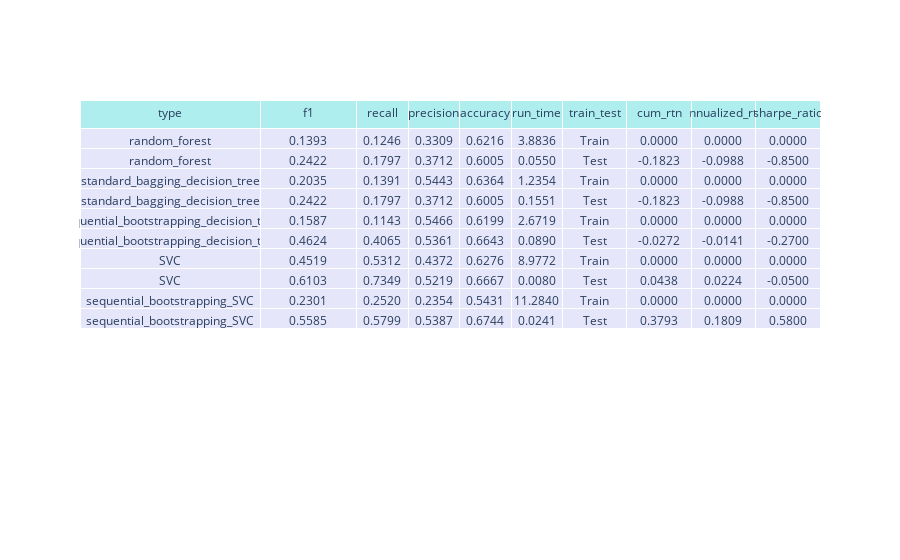

Write notebook code for a chart like this one.
### Code cell
import plotly.graph_objects as go

fig = go.Figure(data=[go.Table(
    columnwidth = [280,150,80,80,80,80,100],
    header=dict(values=list(model_metrics_tbl.columns),
                fill_color='paleturquoise',
                align='center'),
    cells=dict(values=model_metrics_tbl.transpose().values.tolist(),
               fill_color='lavender',
               align='center',
               format=['', '.4f', '.4f','.4f','.4f','.4f','','.4f','.4f']
               )),
])              

fig.show()

### Figure 1 — Plotly figure (JSON) as saved in the notebook; plotly's stock layout.template omitted (floating-point values rounded to 4 significant figures)
{"data": [{"cells": {"align": "center", "fill": {"color": "lavender"}, "format": ["", ".4f", ".4f", ".4f", ".4f", ".4f", "", ".4f", ".4f"], "values": [["random_forest", "random_forest", "standard_bagging_decision_tree", "standard_bagging_decision_tree", "sequential_bootstrapping_decision_tree", "sequential_bootstrapping_decision_tree", "SVC", "SVC", "sequential_bootstrapping_SVC", "sequential_bootstrapping_SVC"], [0.1393, 0.2422, 0.2035, 0.2422, 0.1587, 0.4624, 0.4519, 0.6103, 0.2301, 0.5585], [0.1246, 0.1797, 0.1391, 0.1797, 0.1143, 0.4065, 0.5312, 0.7349, 0.252, 0.5799], [0.3309, 0.3712, 0.5443, 0.3712, 0.5466, 0.5361, 0.4372, 0.5219, 0.2354, 0.5387], [0.6216, 0.6005, 0.6364, 0.6005, 0.6199, 0.6643, 0.6276, 0.6667, 0.5431, 0.6744], [3.884, 0.05499, 1.235, 0.1551, 2.672, 0.08901, 8.977, 0.008025, 11.28, 0.02411], ["Train", "Test", "Train", "Test", "Train", "Test", "Train", "Test", "Train", "Test"], [0, -0.1823, 0, -0.1823, 0, -0.02719, 0, 0.04378, 0, 0.3793], [0, -0.0988, 0, -0.0988, 0, -0.01415, 0, 0.0224, 0, 0.1809], [0, -0.85, 0, -0.85, 0, -0.27, 0, -0.05, 0, 0.58]]}, "columnwidth": [280, 150, 80, 80, 80, 80, 100], "header": {"align": "center", "fill": {"color": "paleturquoise"}, "values": ["type", "f1", "recall", "precision", "accuracy", "run_time", "train_test", "cum_rtn", "annualized_rtn", "sharpe_ratio"]}, "type": "table"}], "layout": {}}
